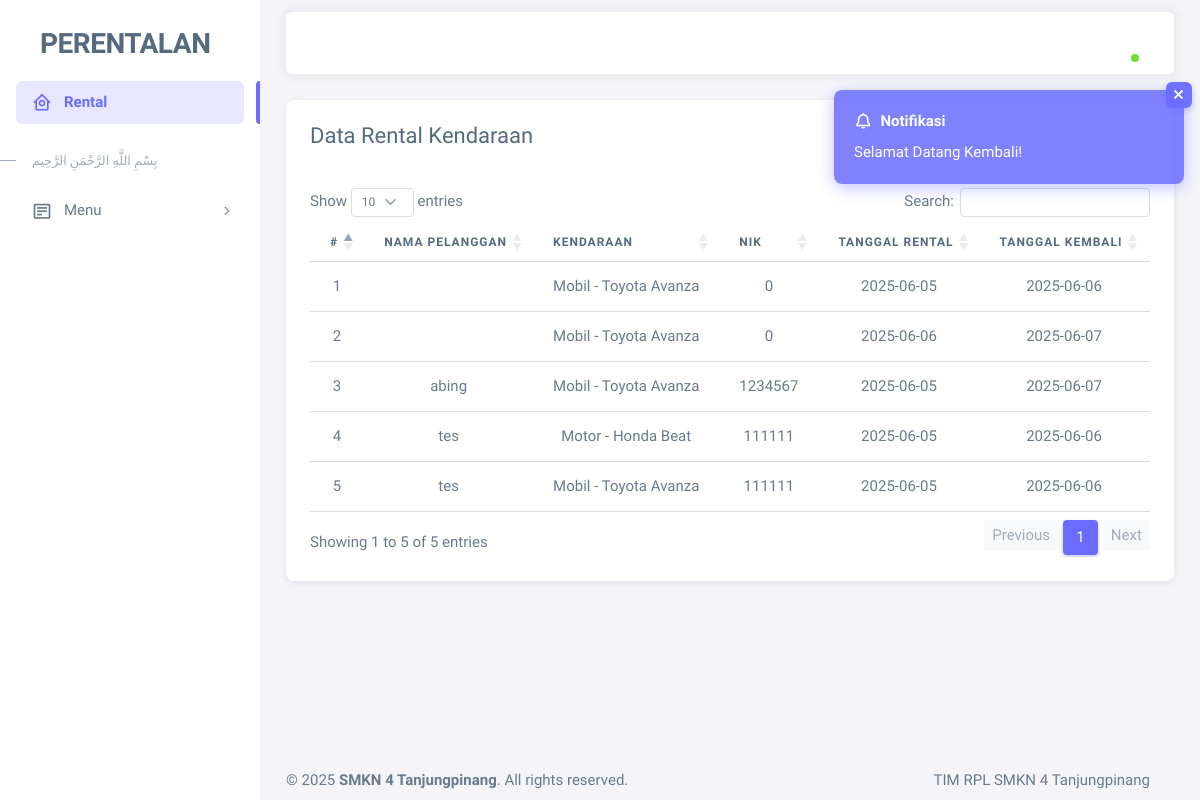
/rental.php (signed in), run on the app's committed database.
### tables this page shows
CREATE TABLE `rental` (
  `rental_id` int(11) NOT NULL,
  `kendaraan_id` int(11) DEFAULT NULL,
  `pelanggan_id` int(11) DEFAULT NULL,
  `tgl_rental` date DEFAULT NULL,
  `tgl_kembali` date DEFAULT NULL,
  `total` int(11) DEFAULT NULL,
  `IMAGE` varchar(255) DEFAULT NULL
);

CREATE TABLE `kendaraan` (
  `kendaraan_id` int(11) NOT NULL,
  `tipe` varchar(50) NOT NULL,
  `model` varchar(50) DEFAULT NULL,
  `harga_per_hari` int(11) NOT NULL
);

CREATE TABLE `pelanggan` (
  `pelanggan_id` int(11) NOT NULL,
  `NIK` int(255) NOT NULL,
  `nama` varchar(100) NOT NULL,
  `sim` varchar(255) DEFAULT NULL
);

### rental.php (the view, shortened to what this page needs)
<?php
include('.includes/header.php');
include('.includes/toast_notification.php');
?>
<div class="container-xxl flex-grow-1 container-p-y">
  <div class="card">
    <div class="card-header d-flex justify-content-between align-items-center">
      <h4>Data Rental Kendaraan</h4>
    </div>
    <div class="card-body">
      <div class="table-responsive text-nowrap">
        <table id="datatable" class="table table-hover">
          <thead class="text-center">
            <tr>
              <th>#</th>
              <th>Nama Pelanggan</th>
              <th>Kendaraan</th>
              <th>NIK</th>
              <th>Tanggal Rental</th>
              <th>Tanggal Kembali</th>
            </tr>
          </thead>
          <tbody>
  <?php
  $query = "SELECT rental.*,
                   pelanggan.nama AS nama_pelanggan,
                   kendaraan.tipe,
                   kendaraan.model,
                   pelanggan.NIK
            FROM rental
            INNER JOIN pelanggan ON rental.pelanggan_id = pelanggan.pelanggan_id
            INNER JOIN kendaraan ON rental.kendaraan_id = kendaraan.kendaraan_id";
  $result = mysqli_query($conn, $query);
  if (!$result) {
    echo '<tr><td colspan="8" class="text-center">Query error: ' . mysqli_error($conn) . '</td></tr>';
  } elseif (mysqli_num_rows($result) == 0) {
    echo '<tr><td colspan="8" class="text-center">Tidak ada data rental ditemukan.</td></tr>';
  } else {
    $no = 1;
    while ($rental = mysqli_fetch_assoc($result)) :
  ?>
      <tr class="text-center">
        <td><?= $no++; ?></td>
        <td><?= htmlspecialchars($rental['nama_pelanggan']); ?></td>
        <td><?= htmlspecialchars($rental['tipe'] . ' - ' . $rental['model']); ?></td>
        <td><?= htmlspecialchars($rental['NIK']); ?></td>
        <td><?= $rental['tgl_rental']; ?></td>
        <td><?= $rental['tgl_kembali']; ?></td>
      </tr>
  <?php
    endwhile;
  }
  ?>
</tbody>
        </table>
      </div>
    </div>
  </div>
</div>
<?php include('.includes/footer.php'); ?>

### data on the page
rental: kendaraan.model "Mobil - Toyota Avanza", pelanggan.NIK "0", tgl_rental "2025-06-05", tgl_kembali "2025-06-06"
rental: kendaraan.model "Mobil - Toyota Avanza", pelanggan.NIK "0", tgl_rental "2025-06-06", tgl_kembali "2025-06-07"
rental: pelanggan.nama "abing", kendaraan.model "Mobil - Toyota Avanza", pelanggan.NIK "1234567", tgl_rental "2025-06-05", tgl_kembali "2025-06-07"
rental: pelanggan.nama "tes", kendaraan.model "Motor - Honda Beat", pelanggan.NIK "111111", tgl_rental "2025-06-05", tgl_kembali "2025-06-06"
rental: pelanggan.nama "tes", kendaraan.model "Mobil - Toyota Avanza", pelanggan.NIK "111111", tgl_rental "2025-06-05", tgl_kembali "2025-06-06"

### other printed values
$notification['title'] "Notifikasi"
$notification['message'] "Selamat Datang Kembali!"
